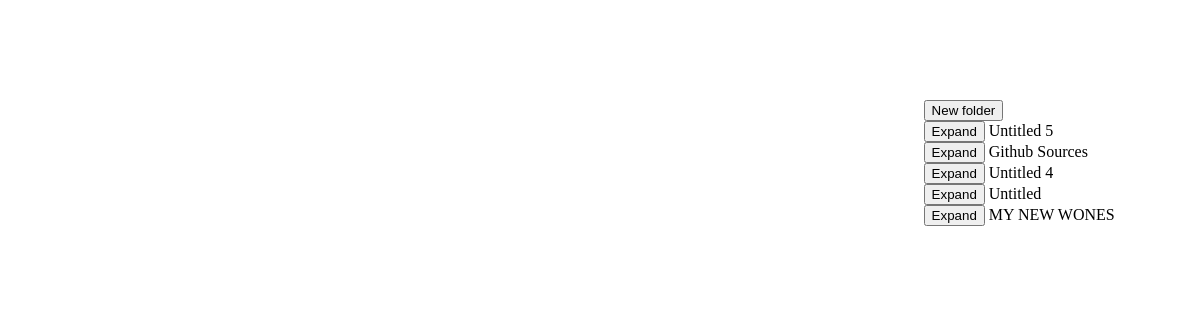
Before: /bookmarks/ with the older database file.
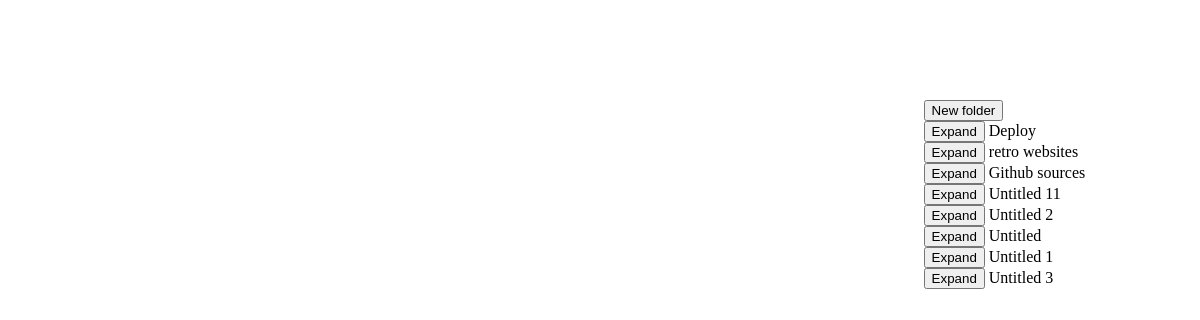
After: the same page with the newer database file.
### bookmarks/models.py (models this page shows, shortened)
class BookmarkFolder(models.Model):
    name = models.CharField(max_length=50, blank=True, unique=True)
    opened = models.BooleanField(default=False)
    objects = FolderManager()
    def get_bookmarks_url(self):
        kwargs = {
            'id': self.id,
        }
        return reverse("bookmarks:hx-folder-bookmarks", kwargs=kwargs)

### bookmarks/views.py (the view)
# urls.py: path('', BookmarkList.as_view(), name="folder-list"),
class BookmarkList(ListView):
    model = BookmarkFolder
    template_name = 'bookmarks/list.html'
    def get(self, request, *args, **kwargs):
        self.model.objects.close_all()
        return super().get(request, *args, **kwargs)
    def get_context_data(self):
        context = super().get_context_data()
        context['create_folder_url'] = reverse("bookmarks:hx-folder-create", kwargs={})
        return context

### bookmarks/models.py (called while the page is built)
    def close_all(self):
        self.update(opened=False)

### bookmarks/templates/bookmarks/list.html (shortened to what this page needs)
{% load static %}
<!DOCTYPE html>
<html>
    <head>
        <link rel="stylesheet" type="text/css" href="{% static 'css/bookmark-bar.css' %}">
    </head>
    <body>
        <div id="mydiv">
            <button hx-post="{{ create_folder_url }}" hx-target="#folders" hx-trigger="click" hx-swap="beforeend">New folder</button>
            <div id="folders">
                {% for object in object_list %}
                    {% include 'bookmarks/partials/folder-element.html' with obj=object %}
                {% endfor %}
            </div>
        </div>
    </body>
</html>

### bookmarks/templates/bookmarks/partials/folder-element.html (shortened to what this page needs)
<div>
    <button hx-get="{{ obj.get_bookmarks_url }}" hx-target="#bookmark-list-{{ obj.id }}"
            hx-trigger="click">Expand</button>
    {{ obj.name }}
</div>

### bookmarks/static/css/bookmark-bar.css (style rules this page uses)
#mydiv { margin: 100px auto 24px; position: relative; left: 40%; width: 300px }

Changed rows visible on the page:
removed BookmarkFolder: name "Untitled 5"
removed BookmarkFolder: name "Github Sources"
removed BookmarkFolder: name "Untitled 4"
removed BookmarkFolder: name "MY NEW WONES"
added BookmarkFolder: name "Deploy"
added BookmarkFolder: name "retro websites"
added BookmarkFolder: name "Github sources"
added BookmarkFolder: name "Untitled 11"
added BookmarkFolder: name "Untitled 2"
added BookmarkFolder: name "Untitled 1"
added BookmarkFolder: name "Untitled 3"
